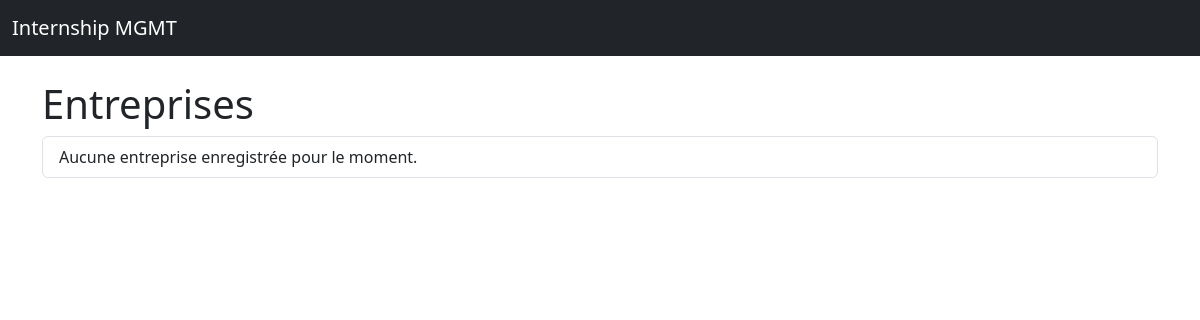
Page /entreprises/ (signed in) on the earlier database version.
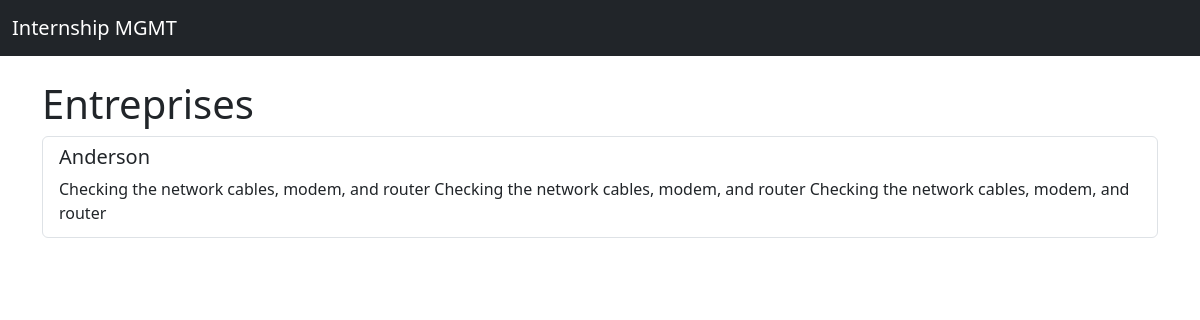
Same page on the later database version.
### entreprises/models.py (models this page shows, shortened)
class Entreprise(TimeStampedModel):
    name = models.CharField(max_length=255, verbose_name=_("Nom"))
    description = models.TextField(blank=True, verbose_name=_("Description"))
    address = models.CharField(max_length=255, blank=True, verbose_name=_("Adresse"))
    website = models.URLField(blank=True, verbose_name=_("Site web"))
    contact_email = models.EmailField(blank=True, verbose_name=_("Email de contact"))
    class Meta:
        verbose_name = _("Entreprise")
        verbose_name_plural = _("Entreprises")
        ordering = ("name",)
        indexes = [
            models.Index(fields=["name"]),
            models.Index(fields=["contact_email"]),
        ]

### entreprises/views.py (the view)
# urls.py: path("", EntrepriseListView.as_view(), name="list"),
class EntrepriseListView(LoginRequiredMixin, ListView):
    model = Entreprise
    template_name = "entreprises/entreprise_list.html"
    context_object_name = "entreprises"

### templates/entreprises/entreprise_list.html (shortened to what this page needs)
{% extends "base.html" %}
{% block content %}
<div class="container py-4">
  <h1>Entreprises</h1>
  <ul class="list-group">
    {% for entreprise in entreprises %}
    <li class="list-group-item">
      <h5>{{ entreprise.name }}</h5>
      <p class="mb-1">{{ entreprise.description|default:"Description à venir" }}</p>
    </li>
    {% empty %}
    <li class="list-group-item">Aucune entreprise enregistrée pour le moment.</li>
    {% endfor %}
  </ul>
</div>
{% endblock %}

### templates/base.html (shortened to what this page needs)
<!DOCTYPE html>
<html lang="fr">
  <head>
    <link rel="stylesheet" href="https://cdn.jsdelivr.net/npm/bootstrap@5.3.3/dist/css/bootstrap.min.css" />
  </head>
  <body>
    <nav class="navbar navbar-expand-lg navbar-dark bg-dark">
      <div class="container-fluid">
        <a class="navbar-brand" href="/">Internship MGMT</a>
      </div>
    </nav>
    <main>
      {% block content %}{% endblock %}
    </main>
  </body>
</html>

Differences in the rows shown:
added Entreprise: name "Anderson", description "Checking the network cables, modem, and router Checking the network cables, modem, and router Checking the network cables, modem, and router"
Other differences:
text no longer shown: "Aucune entreprise enregistrée pour le moment."
